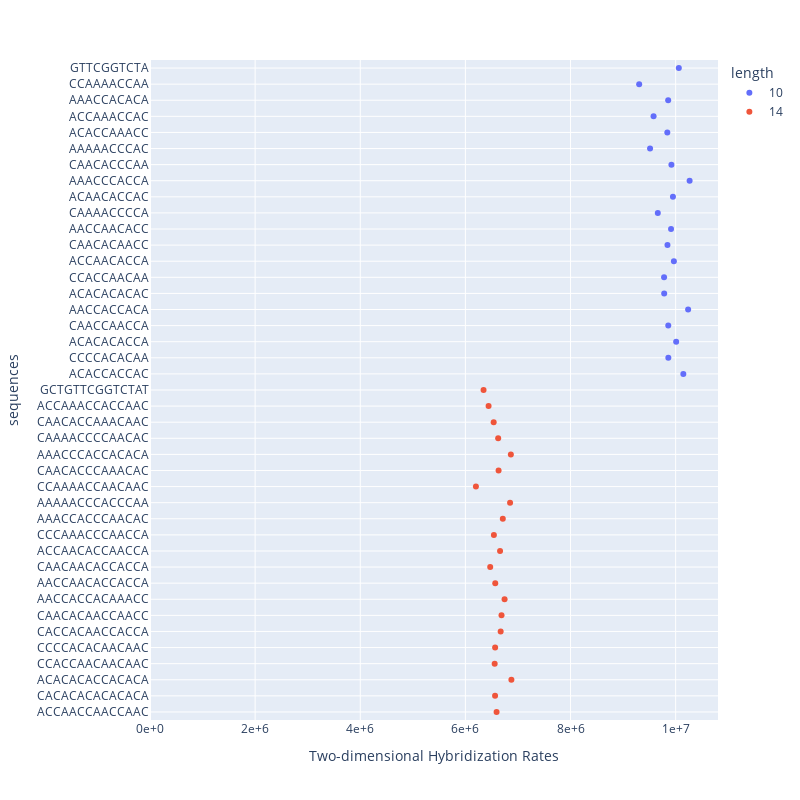

Notebook code for this chart:
### Code cell
import plotly.express as px 

data2['length'] = [str(len(d)) for d in data2['sequences']]
fig = px.scatter(data2,y='sequences', x='computational', color='length')
fig.update_layout(width = 800,
                  height = 800,
                  scattermode='group',
                  xaxis_title="Two-dimensional Hybridization Rates",
                  xaxis=dict(tickformat=".0e"),
                  yaxis=dict(tickmode='linear',
                             dtick=1,
                             autorange='reversed'))
fig.show()

### Figure 1 — Plotly figure (JSON) as saved in the notebook; plotly's stock layout.template omitted (floating-point values rounded to 4 significant figures)
{"data": [{"hovertemplate": "length=10<br>computational=%{x}<br>sequences=%{y}<extra></extra>", "legendgroup": "10", "marker": {"color": "#636efa", "symbol": "circle"}, "mode": "markers", "name": "10", "orientation": "h", "showlegend": true, "type": "scatter", "x": [10060000.0, 9306000.0, 9858000.0, 9580000.0, 9842000.0, 9513000.0, 9919000.0, 10270000.0, 9948000.0, 9660000.0, 9912000.0, 9844000.0, 9966000.0, 9780000.0, 9782000.0, 10240000.0, 9860000.0, 10010000.0, 9861000.0, 10150000.0], "xaxis": "x", "y": ["GTTCGGTCTA", "CCAAAACCAA", "AAACCACACA", "ACCAAACCAC", "ACACCAAACC", "AAAAACCCAC", "CAACACCCAA", "AAACCCACCA", "ACAACACCAC", "CAAAACCCCA", "AACCAACACC", "CAACACAACC", "ACCAACACCA", "CCACCAACAA", "ACACACACAC", "AACCACCACA", "CAACCAACCA", "ACACACACCA", "CCCCACACAA", "ACACCACCAC"], "yaxis": "y"}, {"hovertemplate": "length=14<br>computational=%{x}<br>sequences=%{y}<extra></extra>", "legendgroup": "14", "marker": {"color": "#EF553B", "symbol": "circle"}, "mode": "markers", "name": "14", "orientation": "h", "showlegend": true, "type": "scatter", "x": [6345000.0, 6441000.0, 6538000.0, 6623000.0, 6865000.0, 6632000.0, 6200000.0, 6850000.0, 6712000.0, 6542000.0, 6660000.0, 6472000.0, 6568000.0, 6746000.0, 6688000.0, 6671000.0, 6566000.0, 6557000.0, 6875000.0, 6565000.0, 6593000.0], "xaxis": "x", "y": ["GCTGTTCGGTCTAT", "ACCAAACCACCAAC", "CAACACCAAACAAC", "CAAAACCCCAACAC", "AAACCCACCACACA", "CAACACCCAAACAC", "CCAAAACCAACAAC", "AAAAACCCACCCAA", "AAACCACCCAACAC", "CCCAAACCCAACCA", "ACCAACACCAACCA", "CAACAACACCACCA", "AACCAACACCACCA", "AACCACCACAAACC", "CAACACAACCAACC", "CACCACAACCACCA", "CCCCACACAACAAC", "CCACCAACAACAAC", "ACACACACCACACA", "CACACACACACACA", "ACCAACCAACCAAC"], "yaxis": "y"}], "layout": {"height": 800, "legend": {"title": {"text": "length"}, "tracegroupgap": 0}, "margin": {"t": 60}, "scattermode": "group", "width": 800, "xaxis": {"anchor": "y", "domain": [0, 1], "tickformat": ".0e", "title": {"text": "Two-dimensional Hybridization Rates"}}, "yaxis": {"anchor": "x", "autorange": "reversed", "domain": [0, 1], "dtick": 1, "tickmode": "linear", "title": {"text": "sequences"}}}}
